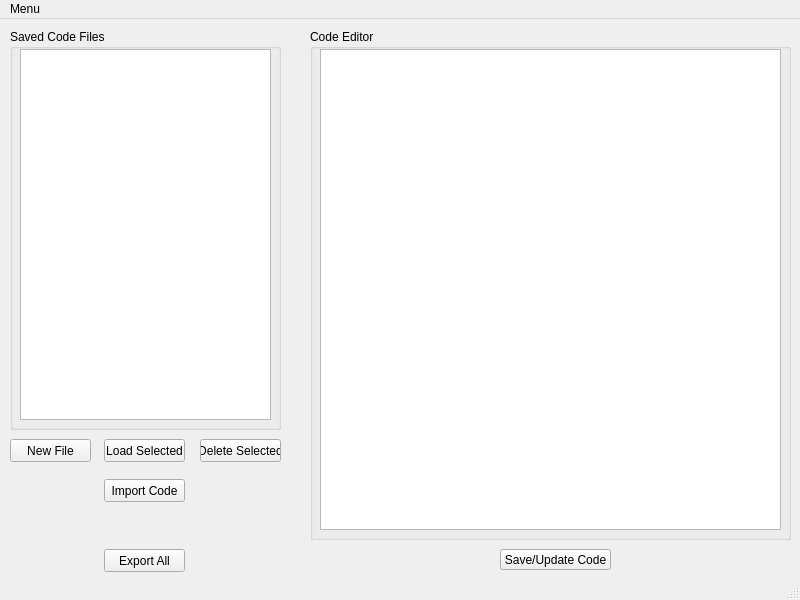
<?xml version="1.0" encoding="UTF-8"?>
<ui version="4.0">
 <class>MainWindow</class>
 <widget class="QMainWindow" name="MainWindow">
  <property name="geometry">
   <rect>
    <x>0</x>
    <y>0</y>
    <width>800</width>
    <height>600</height>
   </rect>
  </property>
  <property name="windowTitle">
   <string>MainWindow</string>
  </property>
  <widget class="QWidget" name="centralwidget">
   <widget class="QGroupBox" name="saved_code_group_box">
    <property name="geometry">
     <rect>
      <x>10</x>
      <y>10</y>
      <width>271</width>
      <height>401</height>
     </rect>
    </property>
    <property name="title">
     <string>Saved Code Files</string>
    </property>
    <widget class="QListWidget" name="list_widget">
     <property name="geometry">
      <rect>
       <x>10</x>
       <y>20</y>
       <width>251</width>
       <height>371</height>
      </rect>
     </property>
    </widget>
   </widget>
   <widget class="QGroupBox" name="code_editor_group_box">
    <property name="geometry">
     <rect>
      <x>310</x>
      <y>10</y>
      <width>481</width>
      <height>511</height>
     </rect>
    </property>
    <property name="title">
     <string>Code Editor</string>
    </property>
    <widget class="QPlainTextEdit" name="text_edit_widget">
     <property name="geometry">
      <rect>
       <x>10</x>
       <y>20</y>
       <width>461</width>
       <height>481</height>
      </rect>
     </property>
    </widget>
   </widget>
   <widget class="QPushButton" name="new_file_button">
    <property name="geometry">
     <rect>
      <x>10</x>
      <y>420</y>
      <width>81</width>
      <height>23</height>
     </rect>
    </property>
    <property name="text">
     <string>New File</string>
    </property>
   </widget>
   <widget class="QPushButton" name="load_selected_button">
    <property name="geometry">
     <rect>
      <x>104</x>
      <y>420</y>
      <width>81</width>
      <height>23</height>
     </rect>
    </property>
    <property name="text">
     <string>Load Selected</string>
    </property>
   </widget>
   <widget class="QPushButton" name="save_update_button">
    <property name="geometry">
     <rect>
      <x>500</x>
      <y>530</y>
      <width>111</width>
      <height>21</height>
     </rect>
    </property>
    <property name="text">
     <string>Save/Update Code</string>
    </property>
   </widget>
   <widget class="QPushButton" name="import_code_button">
    <property name="geometry">
     <rect>
      <x>104</x>
      <y>460</y>
      <width>81</width>
      <height>23</height>
     </rect>
    </property>
    <property name="text">
     <string>Import Code</string>
    </property>
   </widget>
   <widget class="QPushButton" name="export_all_button">
    <property name="geometry">
     <rect>
      <x>104</x>
      <y>530</y>
      <width>81</width>
      <height>23</height>
     </rect>
    </property>
    <property name="text">
     <string>Export All</string>
    </property>
   </widget>
   <widget class="QPushButton" name="delete_selected_button">
    <property name="geometry">
     <rect>
      <x>200</x>
      <y>420</y>
      <width>81</width>
      <height>23</height>
     </rect>
    </property>
    <property name="text">
     <string>Delete Selected</string>
    </property>
   </widget>
  </widget>
  <widget class="QMenuBar" name="menubar">
   <property name="geometry">
    <rect>
     <x>0</x>
     <y>0</y>
     <width>800</width>
     <height>20</height>
    </rect>
   </property>
   <widget class="QMenu" name="menuMenu">
    <property name="title">
     <string>Menu</string>
    </property>
    <addaction name="close_editor_menu_action"/>
   </widget>
   <addaction name="menuMenu"/>
  </widget>
  <widget class="QStatusBar" name="statusbar"/>
  <action name="close_editor_menu_action">
   <property name="text">
    <string>Close Editor</string>
   </property>
  </action>
 </widget>
 <resources/>
 <connections/>
</ui>
